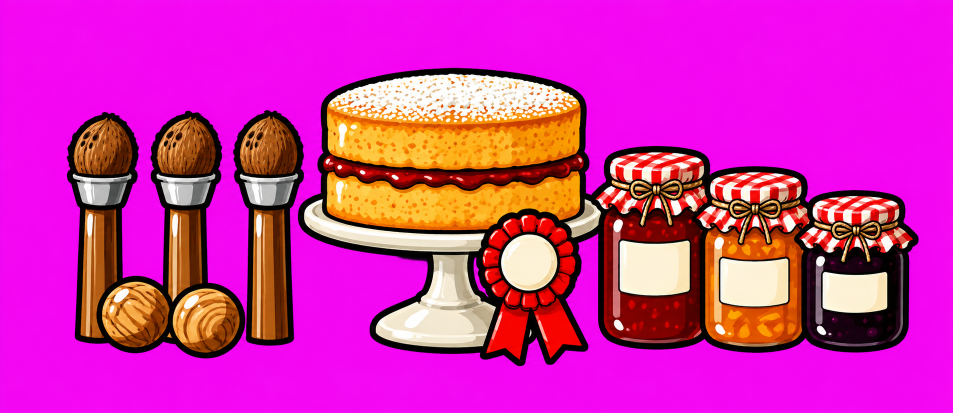
#> input picture design-docs/fete/fete-table.png, 1906 x 825 px (shown at 1/2 size)
$ python export.py
#> lines starting #> are read from the running program, lines starting #| are printed output that depends on the picture; after the words box and inside, x2 and y2 are one past the last pixel; in counts of white or black regions, pixels touching at a corner belong together
### design-docs/art.py
"""Shared steps for exporting seasonal theme art (see halloween/README.md).

Each theme's export.py imports this: key the flat magenta background out with
alpha from min(R,B) - G ramping between 60 and 140 and a half-strength
despill, crop to the art plus a margin, split pose sheets at their empty
column (or row) runs, measure a feature (an eye) to put sheets drawn at
different sizes on one scale, and write WebP. EyeScale holds one animal's
pictures on that scale and prints where each part sat in its reference.

The scripts pin their libraries: Pillow 13 writes a few pixels of some
pictures differently, so the shipped WebPs would no longer be reproduced.
"""
from collections import deque
from collections.abc import Callable
from pathlib import Path
import subprocess
import tempfile

import numpy as np
from PIL import Image

MARGIN = 6

Mask = Callable[[np.ndarray], np.ndarray]
# Finds where a part sits in a whole (its top left), as by_colour does.
Placer = Callable[[np.ndarray, np.ndarray], tuple[int, int]]
Size = tuple[int, int]


def keyed(path: Path) -> np.ndarray:
    rgb = np.asarray(Image.open(path).convert('RGB')).astype(np.float32)
    r, g, b = rgb[..., 0], rgb[..., 1], rgb[..., 2]
    spill = np.minimum(r, b) - g
    alpha = 1 - np.clip((spill - 60) / 80, 0, 1)
    excess = np.maximum(spill, 0) * 0.5
    out = np.dstack([r - excess, g, b - excess, alpha * 255])
    return np.clip(out, 0, 255).astype(np.uint8)


def crop(rgba: np.ndarray) -> np.ndarray:
    ys, xs = np.nonzero(rgba[..., 3] > 8)
    return rgba[max(0, ys.min() - MARGIN):ys.max() + MARGIN + 1, max(0, xs.min() - MARGIN):xs.max() + MARGIN + 1]


def crop_origin(rgba: np.ndarray) -> tuple[int, int]:
    """Where crop(rgba) starts in rgba (x, y): where a point of the picture
    lands in what is exported is measured from here."""
    ys, xs = np.nonzero(rgba[..., 3] > 8)
    return max(0, xs.min() - MARGIN), max(0, ys.min() - MARGIN)


# [25 lines left out: functions poses, fill_only, not called in this run]


def rows(rgba: np.ndarray, count: int) -> list[np.ndarray]:
    """Split a sheet of count pieces, top to bottom, the same way."""
    return [p.transpose(1, 0, 2) for p in poses(rgba.transpose(1, 0, 2), count)]


def blob(mask: np.ndarray, seed: tuple[int, int]) -> list[tuple[int, int]]:
    """The pixels (row, column) of mask's blob nearest seed (x, y): every one
    joined, side by side, to the mask's pixel nearest seed, in the order a
    flood fill from there reaches them."""
    ys, xs = np.nonzero(mask)
    i = int(np.argmin((ys - seed[1]) ** 2 + (xs - seed[0]) ** 2))
    start = (int(ys[i]), int(xs[i]))
    seen, todo, found = {start}, deque([start]), []
    while todo:
        y, x = todo.popleft()
        found.append((y, x))
        for n in ((y + 1, x), (y - 1, x), (y, x + 1), (y, x - 1)):
            if 0 <= n[0] < mask.shape[0] and 0 <= n[1] < mask.shape[1] and mask[n] and n not in seen:
                seen.add(n)
                todo.append(n)
    return found


# [8 lines left out: function feature, not called in this run]


def lum(rgba: np.ndarray) -> np.ndarray:
    return rgba[..., :3].astype(np.float32) @ np.array([0.299, 0.587, 0.114], dtype=np.float32)


def opaque(rgba: np.ndarray) -> np.ndarray:
    return rgba[..., 3] > 128


def ground(rgba: np.ndarray) -> int:
    """The lowest row anything stands on: the last with an opaque pixel."""
    return int(np.nonzero(opaque(rgba).any(axis=1))[0].max())


# [4 lines left out: function pale, not called in this run]


def rescaled(rgba: np.ndarray, k: float) -> np.ndarray:
    img = Image.fromarray(rgba, 'RGBA')
    return np.asarray(img.resize((round(img.width * k), round(img.height * k)), Image.LANCZOS))


# Given a part, what a window of the whole the same size as it scores: the
# higher, the better the part fits there.
Score = Callable[[np.ndarray], Callable[[np.ndarray], float]]


# [50 lines left out: functions search, place, _correlate, by_colour, not called in this run]


def export(rgba: np.ndarray, out: Path, name: str, scale: float) -> tuple[int, int]:
    img = Image.fromarray(rgba, 'RGBA')
    size = (round(img.width * scale), round(img.height * scale))
    img = img.resize(size, Image.LANCZOS)
    with tempfile.TemporaryDirectory() as tmp:
        png = Path(tmp) / f'{name}.png'
        img.save(png)
        subprocess.run(['cwebp', '-quiet', '-q', '90', '-alpha_q', '100', '-exact', str(png), '-o', str(out / f'{name}.webp')], check=True)
    return size


# [34 lines left out: functions export_with_fur, knobbed, span_up, not called in this run]


def cut(rgba: np.ndarray, names: list) -> dict:
    """A sheet split into its named pieces, left to right, each cropped."""
    return dict(zip(names, (crop(p) for p in poses(rgba, len(names)))))


class EyeScale:
    """One animal's pictures put on one scale, the eye's (the one feature
    every pose shares), so every pose is the same animal: its eye is eye
    drawing units across, written at res file pixels per unit, and the
    theme's rig sets how big a unit is on the page. eyes says where each
    sheet's eye is (source pixels, measured by eye). Drawing units are the
    reference's, moved by margin so a frame round it has a margin. measure
    says how big the feature is in a sheet, given where it is: feature (a
    dark blob) by default, or another where an eye cannot be told from the
    fur round it (a bumblebee's, in its black head) or than which only a
    darker blob counts (a brown hawk's: feature with a lower dark_below).
    Given middle (where the feature's middle is in a sheet, source pixels,
    given its seed), the reference and each key pose also print where
    their eye is, which the lab lines up with the rig's."""

    def __init__(self, here: Path, eyes: dict[str, tuple[int, int]], eye: float, res: int, margin: int = 1,
                 measure: Callable[[Path, tuple[int, int]], float] = feature,
                 middle: Callable[[Path, tuple[int, int]], tuple[float, float]] | None = None):
        self.here, self.eyes, self.eye, self.res, self.margin, self.measure, self.middle = here, eyes, eye, res, margin, measure, middle
        self.standing = np.zeros((0, 0, 4), np.uint8)
        self.standing_sheet = ''

    def px(self, sheet: str, seed: tuple[int, int] | None = None) -> float:
        """The eye's size in a sheet's own pixels."""
        return self.measure(self.here / sheet, seed or self.eyes[sheet])

    def on_eye(self, sheet: str) -> float:
        """File pixels to each of a sheet's pixels."""
        return self.eye / self.px(sheet) * self.res

    def per_unit(self) -> float:
        """The reference's pixels to each drawing unit."""
        return self.px(self.standing_sheet) / self.eye

    def units(self, size: Size) -> str:
        return f'{size[0] / self.res:.2f}x{size[1] / self.res:.2f}'

    def spot(self, sheet: str, seed: tuple[int, int], at: tuple[float, float], key: Callable[[Path], np.ndarray] = keyed) -> tuple[float, float]:
        """Where a point of a sheet (source pixels) is in its exported
        picture, in its drawing units, given where its eye is: the
        reference's are the rig's, moved by margin."""
        path = self.here / sheet
        left, top = crop_origin(key(path))
        per_unit = self.measure(path, seed) / self.eye
        lift = self.margin if sheet == self.standing_sheet else 0
        return (at[0] - left) / per_unit + lift, (at[1] - top) / per_unit + lift

    def eye_at(self, sheet: str, seed: tuple[int, int], key: Callable[[Path], np.ndarray]) -> str:
        if self.middle is None:
            return ''
        x, y = self.spot(sheet, seed, self.middle(self.here / sheet, seed), key)
        return f'; eye at {x:.2f}, {y:.2f}'

    def reference(self, sheet: str, out: Path, name: str, key: Callable[[Path], np.ndarray] = keyed) -> Size:
        """The whole animal standing square, its anatomy reference: written
        for the lab to lay over the rig, and kept to place the parts by."""
        self.standing = crop(key(self.here / sheet))
        self.standing_sheet = sheet
        size = export(self.standing, out, name, self.on_eye(sheet))
        print(f'{name}: {self.units(size)} at {self.margin}, {self.margin}; ground {ground(self.standing) / self.per_unit() + self.margin:.2f}{self.eye_at(sheet, self.eyes[sheet], key)}')
        return size

    def key_poses(self, prefix: str, seeds: dict[str, tuple[int, int]], out: Path, key: Callable[[Path], np.ndarray] = keyed) -> None:
        """Key poses of the same animal, drawn from the reference, that the
        rig's poses are tuned toward; the lab lays each over its mode. seeds
        says where each one's eye is."""
        for pose, seed in seeds.items():
            name = f'{prefix}{pose}'
            path = self.here / f'{name}.png'
            eye = self.measure(path, seed)
            size = export(crop(key(path)), out, name, self.eye / eye * self.res)
            print(f'{name}: eye {eye:.1f}px; drawing units {self.units(size)}{self.eye_at(f"{name}.png", seed, key)}')

    # [13 lines left out: function placed, not called in this run]

    def find(self, part: np.ndarray, mask: Mask | Placer) -> tuple[int, int]:
        """Where a part, grown onto the reference's pixels, sits in it."""
        return by_colour(part, self.standing) if mask is by_colour else place(part, self.standing, mask=mask)

    # [20 lines left out: functions parts, bar, foot, not called in this run]

### design-docs/fete/export.py
# /// script
# dependencies = ["pillow==12.3.0", "numpy==2.5.4"]
# ///
"""Keys, crops and exports the village fête art. Run: uv run design-docs/fete/export.py

The steps are shared with the other themes (../art.py). The fête table is
exported at twice its display size, and the two places the wasps use on it
(the cake's sugared top and the blackcurrant jar's lid) are printed as
fractions of its box and in stage pixels: FeteShelf.svelte and fete/table.ts
carry them, so regenerated art means measuring them again.

The wasp's pictures (the parts it is put together from, its open wing, the
standing reference and the key poses the lab lays over it) are all put on
one scale, the eye's, so every pose is the same animal; they are written at
RES pixels per drawing unit, and the wasp's rig sets how big a drawing unit
is on the page. A wasp is black where its outlines are, so the eye is
measured as the dark grey inside its outline (iris), not as the dark blob
art.py's feature finds, which would run into the whole thorax. The parts are
cut from wasp-standing.png (the whole wasp standing on six legs, its anatomy
reference) into wasp-parts.png, each printed with where it sat in the
reference: its place in the rig. The open wing is cut from the hovering key
pose (wasp-wing.png) and placed by hand at its hinge.
"""
from collections.abc import Callable
from pathlib import Path
import sys

sys.path.insert(0, str(Path(__file__).resolve().parents[1]))
from art import EyeScale, blob, crop, crop_origin, cut, export, keyed, lum, opaque, search  # noqa: E402
import numpy as np  # noqa: E402
from PIL import Image  # noqa: E402

HERE = Path(__file__).resolve().parent
OUT = HERE.parents[1] / 'internal/dashboard/ui/src/lib/theme/fete'
LAB = HERE.parents[1] / 'internal/dashboard/ui/src/lab'
# The table's display width in page pixels, and file pixels to each.
TABLE = (168, 2)
# Measured by eye on fete-table.png (source pixels): the middle of the
# cake's sugared top and its half-width there, and the top of the right-hand
# (blackcurrant) jar's gingham lid and its half-width.
CAKE = ((905, 185), 235)
JAR = ((1712, 396), 70)
PARTS = ['wasp-gaster', 'wasp-thorax', 'wasp-head', 'wasp-wing-folded']
# The eye's size in drawing units, and file pixels per drawing unit.
EYE = 2
RES = 12
# Where each sheet's eye is (source pixels), measured by eye.
EYES = {'wasp-standing.png': (1100, 410), 'wasp-parts.png': (1282, 345), 'wasp-pose-hover.png': (1040, 360)}
KEY_POSES = {'hover': (1040, 360), 'cruise': (1100, 410), 'land': (1040, 380), 'feed': (1090, 570)}
# The open wing's hinge (the tegula's knob) on wasp-wing.png, source pixels.
HINGE = (1066, 597)


def grey_eye(path: Path, seed: tuple[int, int]) -> tuple[float, tuple[float, float]]:
    """The dark grey inside the eye's black outline: the square root of its
    area, which holds still whatever angle the eye is drawn at where its box
    would not, and its middle (source pixels)."""
    total = np.asarray(Image.open(path).convert('RGB')).astype(int).sum(axis=-1)
    points = blob((total > 90) & (total < 230), seed)
    ys, xs = zip(*points)
    return len(points) ** 0.5, (sum(xs) / len(xs), sum(ys) / len(ys))


def iris(path: Path, seed: tuple[int, int]) -> float:
    return grey_eye(path, seed)[0]


def iris_middle(path: Path, seed: tuple[int, int]) -> tuple[float, float]:
    return grey_eye(path, seed)[1]


class IrisScale(EyeScale):
    def find(self, part: np.ndarray, mask=None) -> tuple[int, int]:
        return matched(part, self.standing)


def colours(rgba: np.ndarray) -> np.ndarray:
    """Each pixel as nothing (0), yellow (1), black (2) or anything else (3):
    what to match a part by, since a black or striped part's shape alone
    fits anywhere inside the whole wasp, but its pattern of yellow and black
    fits in one place."""
    rgb = rgba[..., :3].astype(int)
    yellow = (rgb[..., 0] > 180) & (rgb[..., 1] > 150) & (rgb[..., 2] < 120)
    black = lum(rgba) < 90
    out = np.where(yellow, 1, np.where(black, 2, 3))
    return np.where(opaque(rgba), out, 0)


def matched(part: np.ndarray, whole: np.ndarray) -> tuple[int, int]:
    """Where a part sits in the whole (its top left, in the whole's pixels):
    the offset where most of its opaque pixels are the same colour as the
    whole's beneath them."""
    def same(a: np.ndarray) -> Callable[[np.ndarray], float]:
        solid = a > 0
        return lambda window: int((window[solid] == a[solid]).sum())
    return search(colours(part), colours(whole), same)


def table() -> None:
    art = keyed(HERE / 'fete-table.png')
    left, top = crop_origin(art)
    art = crop(art)
    k = TABLE[1] * TABLE[0] / art.shape[1]
    w, h = export(art, OUT, 'fete-table', k)
    print(f'fete-table: display {w / TABLE[1]:g}x{h / TABLE[1]:g}')
    for name, ((x, y), half) in {'cake': CAKE, 'jar': JAR}.items():
        fx, fy, fh = (x - left) / art.shape[1], (y - top) / art.shape[0], half / art.shape[1]
        print(f'{name}: fractions {fx:.4f}, {fy:.4f}, half {fh:.4f}; display {fx * w / TABLE[1]:.1f}, {fy * h / TABLE[1]:.1f}, half {fh * w / TABLE[1]:.1f}')


def wasp() -> None:
    scale = IrisScale(HERE, EYES, EYE, RES, measure=iris, middle=iris_middle)
    units = {'wasp-reference': scale.reference('wasp-standing.png', LAB, 'wasp-reference')}
    scale.key_poses('wasp-pose-', KEY_POSES, LAB)
    parts = cut(keyed(HERE / 'wasp-parts.png'), PARTS)
    units.update(scale.parts(parts, 'wasp-parts.png', OUT))
    wing = keyed(HERE / 'wasp-wing.png')
    left, top = crop_origin(wing)
    wing = crop(wing)
    size = export(wing, OUT, 'wasp-wing', scale.on_eye('wasp-pose-hover.png'))
    hx, hy = (HINGE[0] - left) / wing.shape[1], (HINGE[1] - top) / wing.shape[0]
    print(f'wasp-wing: {scale.units(size)}, hinge {hx * size[0] / RES:.2f}, {hy * size[1] / RES:.2f}')
    for name, (w, h) in units.items():
        print(f'{name}: {w}x{h}, drawing units {w / RES:.2f}x{h / RES:.2f}')


def main() -> None:
    OUT.mkdir(exist_ok=True)
    table()
#> in table, `left, top = crop_origin(art)`: left = 128; top = 130
#> in table, `w, h = export(art, OUT, 'fete-table', k)`: w = 336; h = 119
#| fete-table: display 168x59.5
#> the loop in table, `for name, ((x, y), half) in {'cake': CAKE, 'jar': JAR}.items():` made 2 passes
#> (fx, fy, fh) on passes 1 to 2: (0.453, 0.0905, 0.137), (0.924, 0.438, 0.0408)
#| cake: fractions 0.4531, 0.0905, half 0.1370; display 76.1, 5.4, half 23.0
#| jar: fractions 0.9236, 0.4375, half 0.0408; display 155.2, 26.0, half 6.9
    wasp()
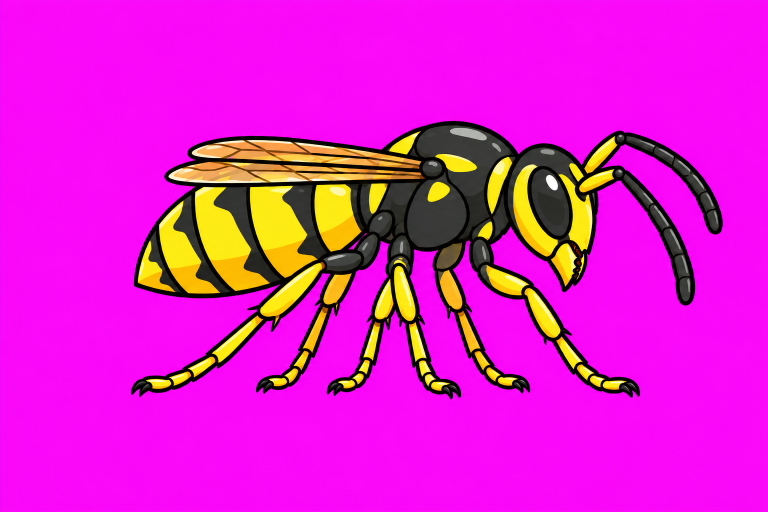
#> input picture design-docs/fete/wasp-standing.png, 1536 x 1024 px (shown at 1/2 size)
#> in blob, `ys, xs = np.nonzero(mask)`:
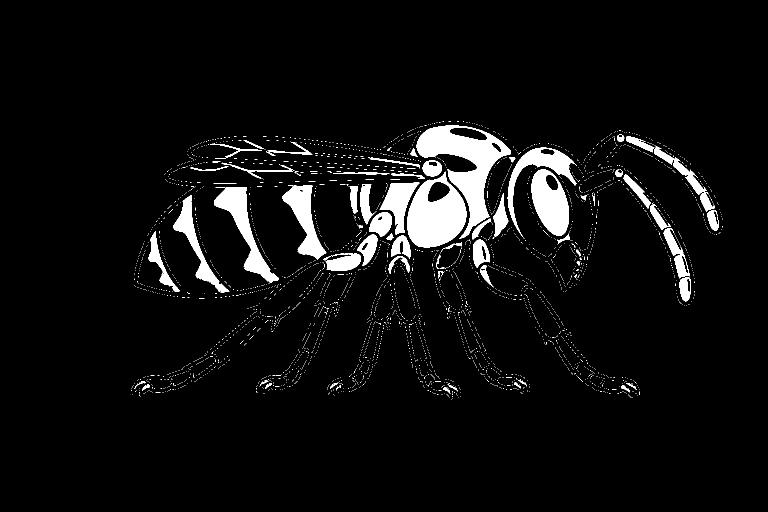
#> mask: shape (1024, 1536) bool (shown at 1/2 size); 5.6% white; 3744 white regions (3673 under 20 px), largest, box (x1, y1, x2, y2) and area: (833, 251, 1022, 478) 14366, (814, 343, 933, 495) 11337, (1063, 338, 1138, 472) 6538
#> in blob, `i = int(np.argmin((ys - seed[1]) ** 2 + (xs - seed[0]) ** 2))`: i = 41151
#> in blob, `start = (int(ys[i]), int(xs[i]))`: start = (410, 1100)
#> in blob, `seen, todo, found = {start}, deque([start]), []`: found = []
#> the loop in blob, `while todo:` made 6538 passes
#> (y, x) on passes 1 to 3: (410, 1100), (411, 1100), (409, 1100)
#> after the loop in blob, `while todo:`: found = 6538 pairs, first value 338 to 471, second value 1063 to 1137; seen = 6538 items
#> in grey_eye, `points = blob((total > 90) & (total < 230), seed)`: points has the same summary as found in blob
#> in grey_eye, `ys, xs = zip(*points)`: ys = 6538 values, max 471 at index 5943, min 338 at index 6355, mean 407; xs = 6538 values, max 1137 at index 3628, min 1063 at index 5109, mean 1100.3
#> call 2 of export, with name = 'wasp-reference', scale = 0.297
#> in export (call 2), `img = img.resize(size, Image.LANCZOS)`:
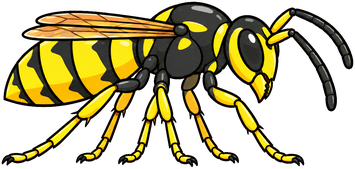
#> img: PIL image 355x169 RGBA; mean R, G, B, A 60.3, 52, 16.5, 123.9; transparent parts drawn white
#> in reference, `size = export(self.standing, out, name, self.on_eye(sheet))`: size = (355, 169)
#> in opaque, `return rgba[..., 3] > 128`:
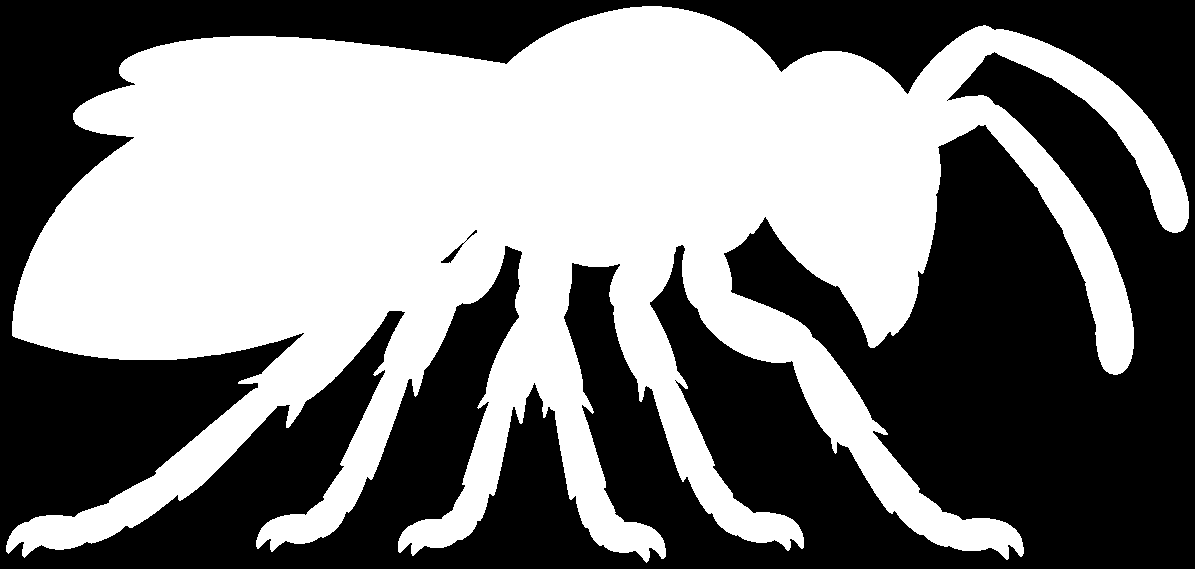
#> returned value: shape (569, 1195) bool; 48.6% white; 1 white region, box (x1, y1, x2, y2) and area: (6, 6, 1189, 563) 330382
#> the loop in blob (call 2), `while todo:` made 6538 passes
#> in spot, `left, top = crop_origin(key(path))`: left = 256; top = 236
#> in spot, `per_unit = self.measure(path, seed) / self.eye`: per_unit = 40.43
#> in eye_at, `x, y = self.spot(sheet, seed, self.middle(self.here / sheet, seed), key)`: x = 21.88; y = 5.23
#| wasp-reference: 29.58x14.08 at 1, 1; ground 14.90; eye at 21.88, 5.23
#> in wasp, `units = {'wasp-reference': scale.reference('wasp-standing.png', LAB, '..`: units = {'wasp-reference': (355, 169)}
#> the loop in key_poses, `for pose, seed in seeds.items():` made 3 passes
#> (eye, size, x in eye_at) on passes 1 to 2: (71.28, (343, 281), 20.25), (79.72, (377, 137), 22.36)
#| wasp-pose-hover: eye 71.3px; drawing units 28.58x23.42; eye at 20.25, 8.15
#| wasp-pose-cruise: eye 79.7px; drawing units 31.42x11.42; eye at 22.36, 4.62
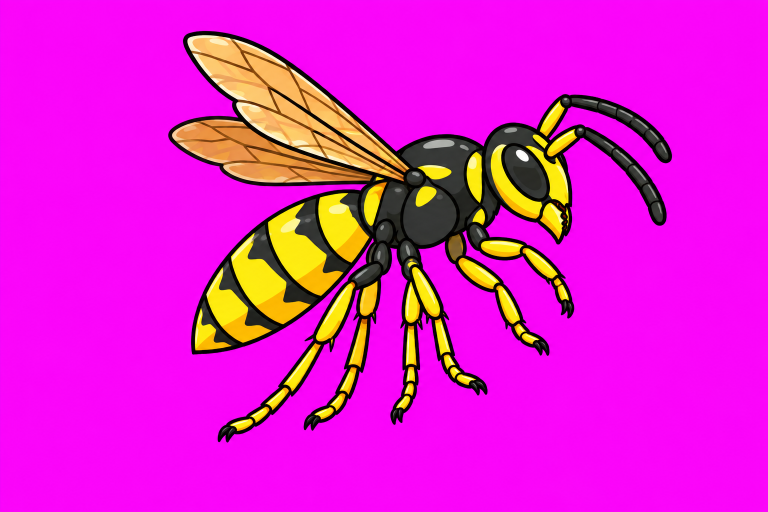
#> input picture design-docs/fete/wasp-pose-hover.png, 1536 x 1024 px (shown at 1/2 size)
#> pass 1, in grey_eye (call 5), `total = np.asarray(Image.open(path).convert('RGB')).astype(int).sum(ax..`:
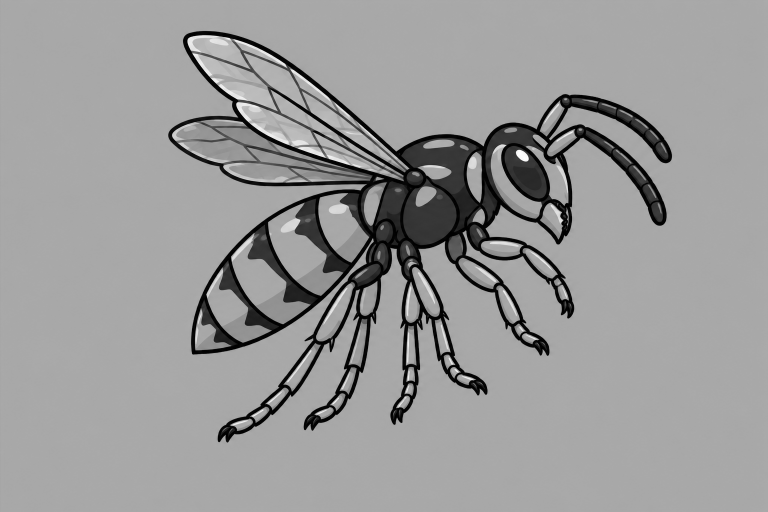
#> total: shape (1024, 1536) int64 (shown at 1/2 size); min 0, max 765, mean 460.6; drawn with min black and max white
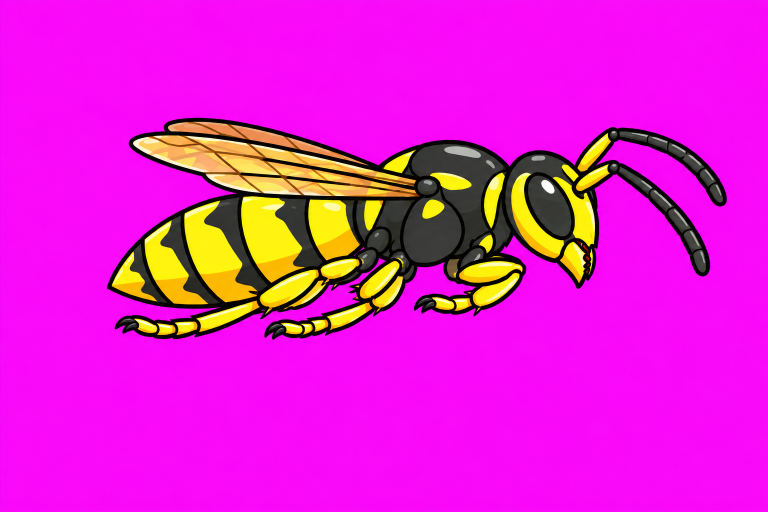
#> input picture design-docs/fete/wasp-pose-cruise.png, 1536 x 1024 px (shown at 1/2 size)


if __name__ == '__main__':
#> (the run stopped early here; a loop or call above may not have finished)
